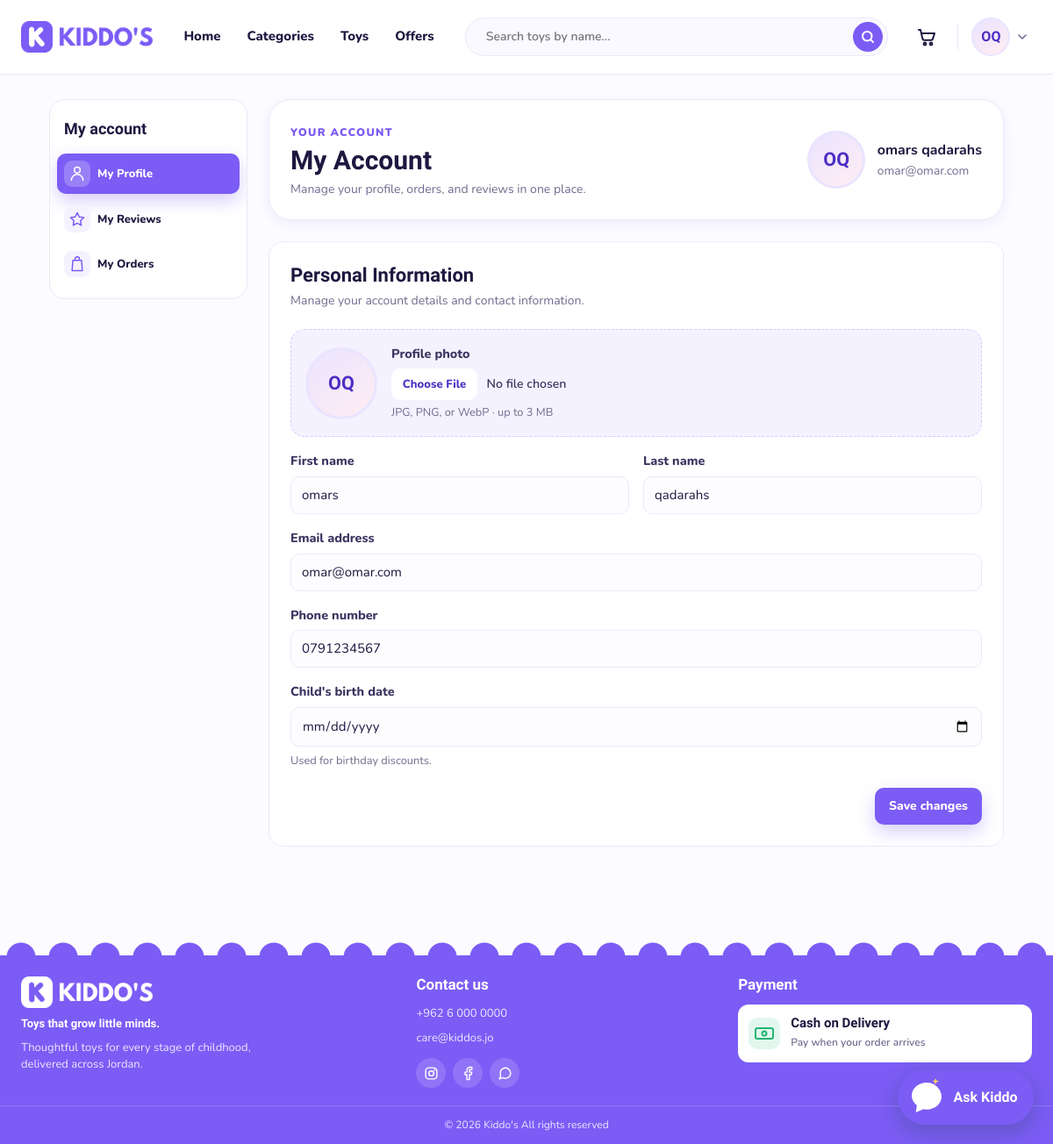
The app's page /auth/profile.php (signed in) with its own data.
### tables this page shows
CREATE TABLE IF NOT EXISTS `users` (
  `id` int(10) UNSIGNED NOT NULL AUTO_INCREMENT,
  `first_name` varchar(50) NOT NULL,
  `last_name` varchar(50) NOT NULL,
  `email` varchar(120) NOT NULL,
  `password_hash` varchar(255) DEFAULT NULL,
  `google_id` varchar(64) DEFAULT NULL,
  `profile_image` varchar(255) DEFAULT NULL,
  `birth_date` date DEFAULT NULL,
  `phone` varchar(20) DEFAULT NULL,
  `role` enum('customer','admin') NOT NULL DEFAULT 'customer',
  `is_active` tinyint(1) NOT NULL DEFAULT 1,
  `created_at` datetime NOT NULL DEFAULT current_timestamp(),
  PRIMARY KEY (`id`),
  UNIQUE KEY `uq_users_email` (`email`),
  UNIQUE KEY `uq_users_google_id` (`google_id`)
);

### includes/account_helpers.php (called while the page is built, shortened)
<?php
function accountUserInitials(string $name): string
{
    $parts = preg_split('/\s+/u', trim($name), -1, PREG_SPLIT_NO_EMPTY) ?: [];
    $initials = '';
    foreach (array_slice($parts, 0, 2) as $part) {
        $firstCharacter = function_exists('mb_substr') ? mb_substr($part, 0, 1, 'UTF-8') : substr($part, 0, 1);
        $initials .= function_exists('mb_strtoupper') ? mb_strtoupper($firstCharacter, 'UTF-8') : strtoupper($firstCharacter);
    }
    return $initials !== '' ? $initials : 'K';
}
function accountProfileImageUrl(int $userId, ?string $imageName = null): ?string
{
    if ($imageName === null) {
        global $pdo;
        $statement = $pdo->prepare('SELECT profile_image FROM users WHERE id = ? LIMIT 1');
        $statement->execute([$userId]);
        $imageName = (string) ($statement->fetchColumn() ?: '');
    }
    if (!preg_match('/^user_' . $userId . '_[a-f0-9]{16}\.(?:jpg|png|webp)$/', $imageName)) {
        return null;
    }
    return BASE_URL . '/uploads/profiles/' . rawurlencode($imageName);
}

### auth/profile.php (the view, shortened to what this page needs)
<?php
require_once __DIR__ . '/../includes/init.php';
require_once __DIR__ . '/../includes/account_helpers.php';
$userId = isset($_SESSION['user_id']) ? (int)$_SESSION['user_id'] : 0;
$profileFormValues = [];
$userStmt = $pdo->prepare("SELECT id, first_name, last_name, email, phone, birth_date, profile_image, created_at FROM users WHERE id = ?");
$userStmt->execute([$userId]);
$user = $userStmt->fetch(PDO::FETCH_ASSOC);
$profileImageUrl = accountProfileImageUrl($userId, (string) ($user['profile_image'] ?? ''));
$profileInitials = accountUserInitials(trim($user['first_name'] . ' ' . $user['last_name']));
$activeAccountTab = 'profile';
require_once __DIR__ . '/../includes/shop_header.php';
?>
<div class="toys-layout kiddo-account-layout">
    <aside class="toys-sidebar" aria-label="My account sections">
        <div class="toys-sidebar-inner">
            <h2 class="toys-sidebar-title">My account</h2>
            <ul class="cat-list account-sidebar-list">
                <li>
                    <button type="button" class="cat-link account-tab-link account-sidebar-link <?= $activeAccountTab === 'profile' ? 'is-active' : '' ?>" onclick="switchTab('profile', this)" aria-controls="tab-profile" <?= $activeAccountTab === 'profile' ? 'aria-current="page"' : '' ?>>
                        <span class="cat-icon" aria-hidden="true"><svg width="20" height="20" viewBox="0 0 24 24" fill="none" stroke="currentColor" stroke-width="1.8" stroke-linecap="round" stroke-linejoin="round"><path d="M20 21a8 8 0 0 0-16 0M12 3a4 4 0 1 1 0 8 4 4 0 0 1 0-8z"/></svg></span><span class="cat-name">My Profile</span>
                    </button>
                </li>
                <li>
                    <button type="button" class="cat-link account-tab-link account-sidebar-link <?= $activeAccountTab === 'reviews' ? 'is-active' : '' ?>" onclick="switchTab('reviews', this)" aria-controls="tab-reviews" <?= $activeAccountTab === 'reviews' ? 'aria-current="page"' : '' ?>>
                        <span class="cat-icon" aria-hidden="true"><svg width="20" height="20" viewBox="0 0 24 24" fill="none" stroke="currentColor" stroke-width="1.8" stroke-linecap="round" stroke-linejoin="round"><path d="m12 3 2.8 5.7 6.2.9-4.5 4.4 1 6.2-5.5-2.9-5.5 2.9 1-6.2L3 9.6l6.2-.9L12 3z"/></svg></span><span class="cat-name">My Reviews</span>
                    </button>
                </li>
                <li>
                    <button type="button" class="cat-link account-tab-link account-sidebar-link <?= $activeAccountTab === 'orders' ? 'is-active' : '' ?>" onclick="switchTab('orders', this)" aria-controls="tab-orders" <?= $activeAccountTab === 'orders' ? 'aria-current="page"' : '' ?>>
                        <span class="cat-icon" aria-hidden="true"><svg width="20" height="20" viewBox="0 0 24 24" fill="none" stroke="currentColor" stroke-width="1.8" stroke-linecap="round" stroke-linejoin="round"><path d="M6 7h12l1 14H5L6 7zM9 7V5a3 3 0 0 1 6 0v2"/></svg></span><span class="cat-name">My Orders</span>
                    </button>
                </li>
            </ul>
        </div>
    </aside>
    <div class="toys-main kiddo-account-main">
      <div class="kiddo-account-wrapper">
       <div class="container kiddo-account-container">
        <header class="kiddo-account-hero">
            <div>
                <span class="kiddo-account-eyebrow">Your account</span>
                <h1 class="kiddo-page-title">My Account</h1>
                <p class="kiddo-subtitle">Manage your profile, orders, and reviews in one place.</p>
            </div>
            <div class="kiddo-account-identity">
                <span class="kiddo-profile-avatar">
                    <?php if ($profileImageUrl): ?>
                        <img src="<?= htmlspecialchars($profileImageUrl, ENT_QUOTES, 'UTF-8') ?>" alt="">
                    <?php else: ?>
                        <span><?= htmlspecialchars($profileInitials, ENT_QUOTES, 'UTF-8') ?></span>
                    <?php endif; ?>
                </span>
                <span class="kiddo-account-identity-copy">
                    <strong><?= htmlspecialchars(trim($user['first_name'] . ' ' . $user['last_name']), ENT_QUOTES, 'UTF-8') ?></strong>
                    <span><?= htmlspecialchars($user['email'], ENT_QUOTES, 'UTF-8') ?></span>
                </span>
            </div>
        </header>
        <div id="tab-profile" style="<?= $activeAccountTab === 'profile' ? '' : 'display:none;' ?>">
            <div class="profile-form-wrapper">
                <h4 class="profile-section-title">Personal Information</h4>
                <p class="profile-section-desc">Manage your account details and contact information.</p>
                <form method="POST" enctype="multipart/form-data" class="profile-form">
                    <div class="profile-photo-field">
                        <span class="kiddo-profile-avatar profile-photo-preview" id="profilePhotoPreview">
                            <?php if ($profileImageUrl): ?>
                                <img src="<?= htmlspecialchars($profileImageUrl, ENT_QUOTES, 'UTF-8') ?>" alt="Profile photo preview">
                            <?php else: ?>
                                <span><?= htmlspecialchars($profileInitials, ENT_QUOTES, 'UTF-8') ?></span>
                            <?php endif; ?>
                        </span>
                        <div class="profile-photo-control">
                            <label class="kiddo-label" for="profile-image">Profile photo</label>
                            <input id="profile-image" name="profile_image" type="file" accept="image/jpeg,image/png,image/webp">
                            <small>JPG, PNG, or WebP · up to 3 MB</small>
                        </div>
                    </div>
                    <div class="profile-fields-grid">
                        <div class="col-md-6">
                            <div class="kiddo-form-group">
                                <label class="kiddo-label" for="first-name">First name</label>
                                <input id="first-name" type="text" name="first_name" maxlength="50" class="kiddo-control" value="<?= htmlspecialchars($profileFormValues['firstName'] ?? $user['first_name'], ENT_QUOTES, 'UTF-8') ?>" required>
                            </div>
                        </div>
                        <div class="col-md-6">
                            <div class="kiddo-form-group">
                                <label class="kiddo-label" for="last-name">Last name</label>
                                <input id="last-name" type="text" name="last_name" maxlength="50" class="kiddo-control" value="<?= htmlspecialchars($profileFormValues['lastName'] ?? $user['last_name'], ENT_QUOTES, 'UTF-8') ?>" required>
                            </div>
                        </div>
                    </div>
                    <div class="kiddo-form-group">
                        <label class="kiddo-label" for="profile-email">Email address</label>
                        <input id="profile-email" type="email" name="email" maxlength="120" class="kiddo-control" value="<?= htmlspecialchars($profileFormValues['email'] ?? $user['email'], ENT_QUOTES, 'UTF-8') ?>" required>
                    </div>
                    <div class="kiddo-form-group">
                        <label class="kiddo-label" for="profile-phone">Phone number</label>
                        <input id="profile-phone" type="tel" name="phone" maxlength="20" class="kiddo-control" placeholder="+962 7X XXX XXXX" value="<?= htmlspecialchars($profileFormValues['phone'] ?? $user['phone'] ?? '', ENT_QUOTES, 'UTF-8') ?>">
                    </div>
                    <div class="kiddo-form-group">
                        <label class="kiddo-label" for="birth-date">Child's birth date</label>
                        <input id="birth-date" type="date" name="birth_date" class="kiddo-control" value="<?= htmlspecialchars($profileFormValues['birthDate'] ?? $user['birth_date'] ?? '', ENT_QUOTES, 'UTF-8') ?>">
                        <small class="profile-field-hint">Used for birthday discounts.</small>
                    </div>
                    <div class="profile-form-actions">
                        <button type="submit" class="kiddo-btn-save">Save changes</button>
                    </div>
                </form>
            </div>
        </div>
       </div>
      </div>
    </div>
</div>
<?php require_once __DIR__ . '/../includes/footer.php'; ?>

### assets/css/style.css (style rules this page uses)
:root { --primary: #7B5CF5; --primary-dark: #6243E6; --primary-deep: #4B2FC4; --primary-50: #F5F2FF; --primary-100: #EAE4FF; --primary-200: #D6CBFF; --pink: #E8457C; --pink-dark: #D6336B; --pink-50: #FFEDF3; --yellow: #FFC93D; --green: #22B573; --green-50: #E3F7EE; --ink: #1E1840; --text: #3A3560; --muted: #716C8F; --line: #ECE8F8; --bg: #FBFAFF; --white: #FFFFFF; --footer-text: #EDE8FF; --footer-line: rgba(255, 255, 255, .18); --overlay: rgba(30, 24, 64, .45); --radius-sm: 12px; --radius: 18px; --radius-lg: 26px; --shadow-sm: 0 4px 14px rgba(75, 47, 196, .07); --shadow: 0 14px 34px rgba(75, 47, 196, .10); --shadow-primary: 0 8px 20px rgba(123, 92, 245, .3); --shadow-pink: 0 8px 20px rgba(232, 69, 124, .3); --font-head: "Baloo 2", "Arial Rounded MT Bold", system-ui, sans-serif; --font-body: "Nunito", system-ui, -apple-system, "Segoe UI", sans-serif; --container: 1220px; --header-h: 76px; }
*, *::before, *::after { box-sizing: border-box; }
html { scroll-behavior: smooth; }
body { margin: 0; min-height: 100vh; display: flex; flex-direction: column; font-family: var(--font-body); font-size: 16px; line-height: 1.6; color: var(--text); background: var(--bg); -webkit-font-smoothing: antialiased; }
img, svg { display: block; max-width: 100%; }
h1, h2, h3, h4 { margin: 0 0 .5em; font-family: var(--font-head); font-weight: 800; line-height: 1.15; color: var(--ink); }
h1 { font-size: clamp(2rem, 4.6vw, 3.4rem); }
h2 { font-size: clamp(1.6rem, 3vw, 2.25rem); }
p { margin: 0 0 1em; }
ul { margin: 0; padding: 0; list-style: none; }
.container { width: min(var(--container), 100% - 32px); margin-inline: auto; }

### assets/css/toys-page.css (style rules this page uses)
.toys-layout { display: grid; grid-template-columns: 300px minmax(0, 1fr); align-items: stretch; min-height: calc(100vh - var(--header-h)); }
.toys-sidebar { position: relative; z-index: 1; padding: 2rem 1.3rem 4rem; background: var(--white); border-right: 1px solid var(--line); box-shadow: 6px 0 24px rgba(75, 47, 196, .05); }
.toys-sidebar-inner { position: sticky; top: calc(var(--header-h) + 1.2rem); }
.toys-sidebar-title { margin: 0 0 1rem .4rem; font-size: 1.35rem; }
.cat-list { display: grid; gap: .35rem; }
.cat-link { display: flex; align-items: center; gap: .85rem; padding: .65rem .8rem; border-radius: 16px; font-weight: 800; color: var(--ink); transition: background-color .2s, color .2s; }
.cat-icon { display: grid; place-items: center; flex-shrink: 0; width: 42px; height: 42px; border-radius: 12px; background: var(--primary-50); color: var(--primary); font-size: 1.2rem; }
.cat-name { flex: 1; line-height: 1.25; }
.cat-link.is-active { background: var(--primary); color: var(--white); box-shadow: var(--shadow-primary); }
.cat-link.is-active .cat-icon { background: rgba(255, 255, 255, .22); color: var(--white); }

### assets/css/store-design.css (style rules this page uses)
:root { --store-line: #ece8f5; --store-soft: #f7f4ff; }
body { background: #fcfbff; }
button, input, select, summary, a { -webkit-tap-highlight-color: transparent; }
.toys-layout { grid-template-columns: 226px minmax(0,1fr); gap: 28px; width: min(1456px,calc(100% - 112px)); min-height: auto; margin: 28px auto 40px; align-items: start; }
.toys-layout .toys-sidebar { padding: 16px 8px; border: 1px solid var(--store-line); border-radius: 18px; box-shadow: none; }
.toys-layout .toys-sidebar-inner { position: static; }
.toys-layout .toys-sidebar-title { font-size: 17px; margin: 0 12px 16px; }
.toys-layout .cat-link { padding: 8px; gap: 8px; font-size: 12px; border-radius: 10px; }
.toys-layout .cat-icon { width: 30px; height: 30px; border-radius: 9px; }
.toys-layout .toys-sidebar { position: sticky; top: 104px; max-height: calc(100dvh - 124px); overflow-y: auto; align-self: start; }

### records on screen
users: profileInitials "OQ", first_name+last_name "omars qadarahs", email "omar@omar.com", first_name "omars", last_name "qadarahs", phone "0791234567"

### other values on screen
$label "Home"
$label "Categories"
$label "Toys"
$label "Offers"
$accountInitials "OQ"
